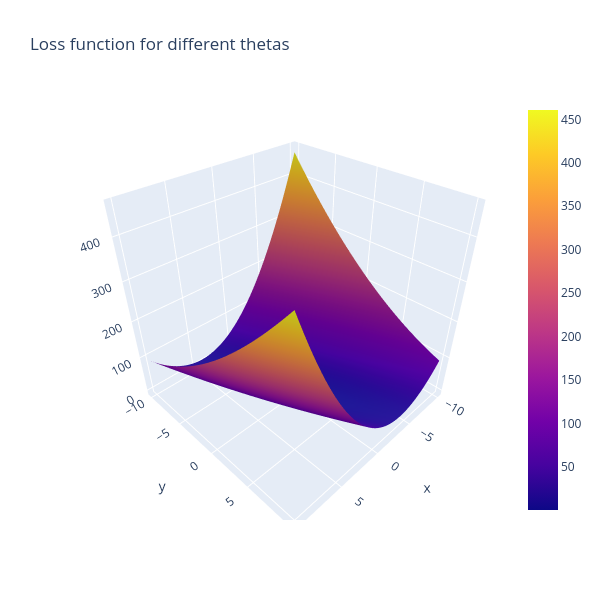

Notebook cell for this chart:
### Code cell
#Let's look at the new loss path on the function. It should start much closer to the goal

line_marker = dict(color='#101010', width=2)
fig = go.Figure()
fig.add_surface(x=theta1_vals, y=theta0_vals, z=J_vals)
fig.add_scatter3d(x=theta1_history1, y=theta0_history1, z=J_history1, line=line_marker, name='')
#The below line adds a graph of just the loss over iterations in a 2D plane
plt.plot(theta0_history1, theta1_history1, 'r+');
fig.update_layout(title='Loss function for different thetas', autosize=True,
                  width=600, height=600, xaxis_title='theta0', 
                 yaxis_title='theta1')
fig.show()

### Figure 1 — Plotly figure (JSON) as saved in the notebook; plotly's stock layout.template omitted (floating-point values rounded to 4 significant figures; data arrays with more than 128 entries replaced by an {"elided": "..."} marker saying what was removed)
{"data": [{"type": "surface", "x": [-10, -9.798, -9.596, -9.394, -9.192, -8.99, -8.788, -8.586, -8.384, -8.182, -7.98, -7.778, -7.576, -7.374, -7.172, -6.97, -6.768, -6.566, -6.364, -6.162, -5.96, -5.758, -5.556, -5.354, -5.152, -4.949, -4.747, -4.545, -4.343, -4.141, -3.939, -3.737, -3.535, -3.333, -3.131, -2.929, -2.727, -2.525, -2.323, -2.121, -1.919, -1.717, -1.515, -1.313, -1.111, -0.9091, -0.7071, -0.5051, -0.303, -0.101, 0.101, 0.303, 0.5051, 0.7071, 0.9091, 1.111, 1.313, 1.515, 1.717, 1.919, 2.121, 2.323, 2.525, 2.727, 2.929, 3.131, 3.333, 3.535, 3.737, 3.939, 4.141, 4.343, 4.545, 4.747, 4.949, 5.152, 5.354, 5.556, 5.758, 5.96, 6.162, 6.364, 6.566, 6.768, 6.97, 7.172, 7.374, 7.576, 7.778, 7.98, 8.182, 8.384, 8.586, 8.788, 8.99, 9.192, 9.394, 9.596, 9.798, 10], "y": [-10, -9.798, -9.596, -9.394, -9.192, -8.99, -8.788, -8.586, -8.384, -8.182, -7.98, -7.778, -7.576, -7.374, -7.172, -6.97, -6.768, -6.566, -6.364, -6.162, -5.96, -5.758, -5.556, -5.354, -5.152, -4.949, -4.747, -4.545, -4.343, -4.141, -3.939, -3.737, -3.535, -3.333, -3.131, -2.929, -2.727, -2.525, -2.323, -2.121, -1.919, -1.717, -1.515, -1.313, -1.111, -0.9091, -0.7071, -0.5051, -0.303, -0.101, 0.101, 0.303, 0.5051, 0.7071, 0.9091, 1.111, 1.313, 1.515, 1.717, 1.919, 2.121, 2.323, 2.525, 2.727, 2.929, 3.131, 3.333, 3.535, 3.737, 3.939, 4.141, 4.343, 4.545, 4.747, 4.949, 5.152, 5.354, 5.556, 5.758, 5.96, 6.162, 6.364, 6.566, 6.768, 6.97, 7.172, 7.374, 7.576, 7.778, 7.98, 8.182, 8.384, 8.586, 8.788, 8.99, 9.192, 9.394, 9.596, 9.798, 10], "z": {"elided": "100x100 float values"}}, {"line": {"color": "#101010", "width": 2}, "name": "", "type": "scatter3d", "x": [0.3548, 0.05336, -0.0857, -0.148, -0.1742, -0.1833, -0.1844, -0.1817, -0.1774, -0.1724], "y": [0.7035, 0.5549, 0.4766, 0.4316, 0.4026, 0.3812, 0.3637, 0.3481, 0.3336, 0.3197], "z": [1.614, 0.7812, 0.5929, 0.5487, 0.5367, 0.5321, 0.5292, 0.5268, 0.5245, 0.5224]}], "layout": {"autosize": true, "height": 600, "scene": {"aspectmode": "auto", "aspectratio": {"x": 1, "y": 1, "z": 1}}, "title": {"text": "Loss function for different thetas"}, "width": 600, "xaxis": {"title": {"text": "theta0"}}, "yaxis": {"title": {"text": "theta1"}}}}
